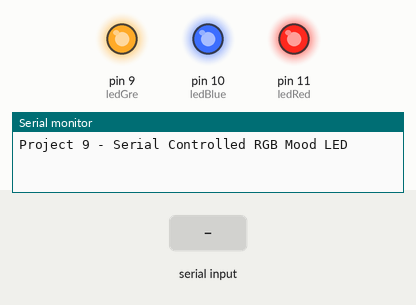
Simulated run of this sketch. Board: Arduino Uno, built with avr-gcc and run on an emulated ATmega328P. Shown: output pins drawn as LEDs (lit = HIGH), the last lines printed to the serial monitor. The test bench sets the inputs (shaded band).

Above: at 1.2 s.
1.3 s: "r" received over Serial
At 4.07 s:
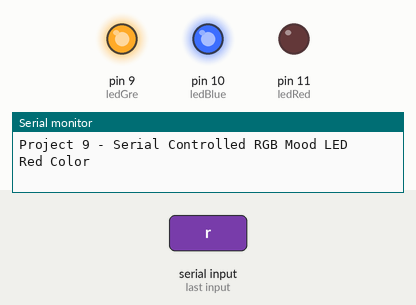
4.3 s: "b" received over Serial
At 7.07 s:
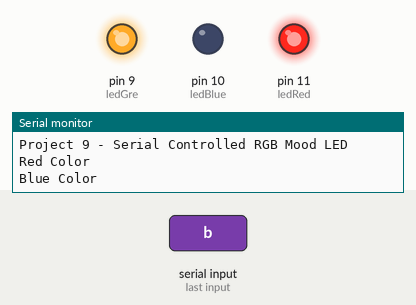
7.3 s: "r" received over Serial
At 8.05 s:
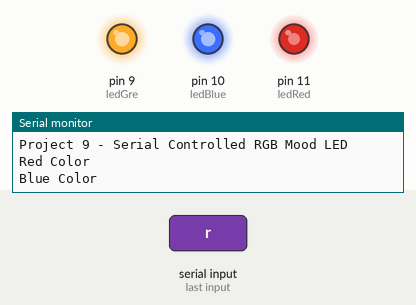
10.3 s: "1" received over Serial
At 11.3 s:
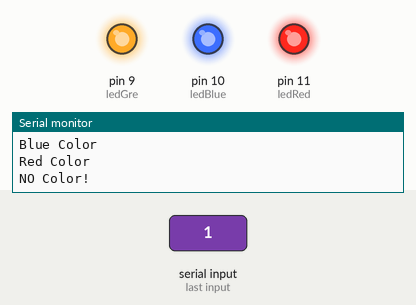
Timing chart, 0 to 12.8 s (numbered marks = the images above; inputs shaded):
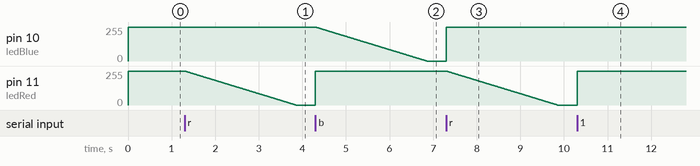

Measured:
- after the input at 1.3 s, pin 11 (ledRed): moves from 255/255 to 0/255 over 2.5 s, starting at once
- after the input at 4.3 s, pin 10 (ledBlue): moves from 255/255 to 0/255 over 2.5 s, starting at once; pin 11 (ledRed): 0/255 → 255/255 at once
- after the input at 7.3 s, pin 10 (ledBlue): 0/255 → 255/255 at once; pin 11 (ledRed): moves from 255/255 to 0/255 over 2.5 s, starting at once
- after the input at 10.3 s, pin 11 (ledRed): 0/255 → 255/255 at once

The sketch:

PR9-SerialLedRGB.ino
```cpp
// Project 9 - Serial Controlled RGB Mood LED

int ledBlue = 10;
int ledRed = 11;
int ledGre = 9;

int redVal;
int greenVal;
int blueVal;

unsigned char color;

void setup()
{
  Serial.begin(9600);
  Serial.println("Project 9 - Serial Controlled RGB Mood LED");
  pinMode(ledBlue, OUTPUT);
  pinMode(ledGre, OUTPUT);
  pinMode(ledRed, OUTPUT);

  redVal = 255;
  greenVal = 255;
  blueVal = 255;
  update();
}

// This function updates the LED outputs.
void update()
{
  analogWrite(ledRed, redVal);
  analogWrite(ledGre, greenVal);
  analogWrite(ledBlue, blueVal);
}

void alloff()
{
  redVal = 255;
  greenVal = 255;
  blueVal = 255;

  analogWrite(ledRed, redVal);
  analogWrite(ledGre, greenVal);
  analogWrite(ledBlue, blueVal);
}
// This function updates one of the color variables
// either getting brighter or getting dimmer.
// It also updates the outputs and delays for 10 milliseconds.
void color_morph(int* value, int get_brighter)
{
  for (int i = 0; i < 255; i++)
  {
    if (get_brighter)
      (*value)--;
    else
      (*value)++;

    update();
    delay(10);
  }
}

void loop()
{
  if (Serial.available()> 0)
  {
    color = Serial.read();

    if (color == 'r')
    {
      alloff();
      color_morph(&redVal,   1); // red
      Serial.println("Red Color");
    }
    else if (color == 'b')
    {
      alloff();
      color_morph(&blueVal,   1); // blue
      Serial.println("Blue Color");
    }
    else if (color == 'v')
    {
      alloff();
      color_morph(&blueVal,   1); // violet
      color_morph(&redVal,   1);
      Serial.println("Violet/Magenta Color");
    }
    else
    {
      alloff();
      Serial.println("NO Color!");
    }
  }
//  // start out at black (all off)
//  color_morph(&redVal,   1); // transition to red
//  color_morph(&greenVal, 1); // transition to yellow
//  color_morph(&redVal,   0); // transition to green
//  color_morph(&blueVal,  1); // transition to aqua
//  color_morph(&redVal,   1); // transition to white
//  color_morph(&greenVal, 0); // transition to violet
//  color_morph(&redVal,   0); // transition to blue
//  color_morph(&blueVal,  0); // transition to black (all off)
}
```
